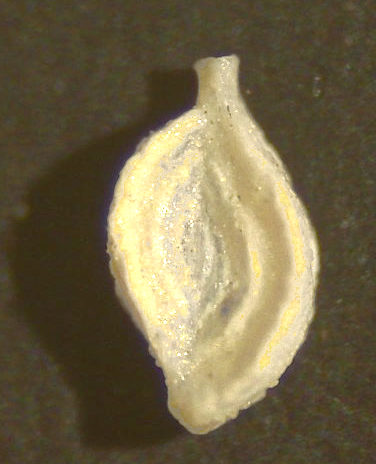
#> input picture data/audit_images/image.tif, 376 x 464 px
$ python -i preprocess.py   (imports and definitions only)
#> lines starting #> are read from the running program, lines starting #| are printed output that depends on the picture; after the words box and inside, x2 and y2 are one past the last pixel; in counts of white or black regions, pixels touching at a corner belong together
#> further down, picture is the input picture: PIL image 376x464 RGB; mean R, G, B 115.3, 103.3, 73.7
from __future__ import annotations

from PIL import Image, ImageOps


def _letterbox(im: Image.Image, size: int) -> Image.Image:
    im = im.convert("RGB")
    return ImageOps.pad(im, (size, size), method=Image.Resampling.BICUBIC, color=(0, 0, 0))


def _autocrop_otsu_bbox(
    im: Image.Image,
    *,
    margin_frac: float = 0.06,
    min_area_frac: float = 0.01,
) -> Image.Image:
    # Keep inference dependency-light; mirror the training resize autocrop behavior.
#> called with margin_frac = 0.06, min_area_frac = 0.01
    import numpy as np

    rgb = im.convert("RGB")
    g = np.array(rgb.convert("L"), dtype=np.uint8)
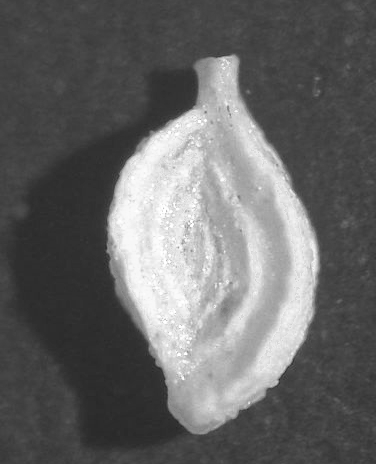
#> g: shape (464, 376); min 37, max 255, mean 103.5
    h, w = g.shape
#> h = 464; w = 376
    if h < 4 or w < 4:
        return rgb

    hist = np.bincount(g.reshape(-1), minlength=256).astype(np.float64)
#> hist = 256 values, max 9437 at index 68, min 0 at index 0, mean 681.5
    total = float(g.size)
#> total = 174464
    if total <= 0:
        return rgb
    p = hist / total
#> p = 256 values, max 0.0541 at index 68, min 0 at index 0, mean 0.00391
    omega = np.cumsum(p)
#> omega = 256 values from 0 to 1
    mu = np.cumsum(p * np.arange(256))
#> mu = 256 values from 0 to 103.5
    mu_t = mu[-1]
#> mu_t = 103.5
    denom = omega * (1.0 - omega)
#> denom = 256 values, max 0.249 at index 68, min 0 at index 0, mean 0.127
    denom[denom == 0] = np.nan
    sigma_b2 = (mu_t * omega - mu) ** 2 / denom
    t = int(np.nanargmax(sigma_b2))
#> t = 132

    m_hi = g > t
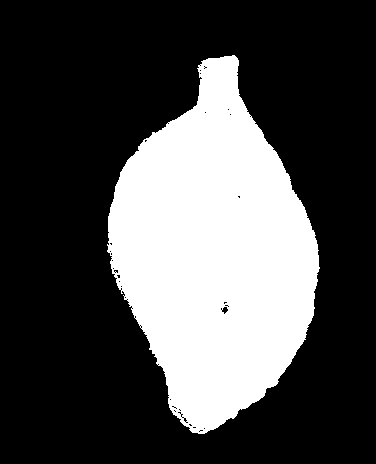
#> m_hi: shape (464, 376) bool; 29.1% white; 1 white region, box (x1, y1, x2, y2) and area: (107, 55, 320, 434) 50797
    m_lo = g < t
#> m_lo: shape (464, 376) bool; 70.8% white; 1 black region, box (x1, y1, x2, y2) and area: (107, 55, 320, 434) 50879

    def _bbox(mask):
        ys, xs = np.where(mask)
        if ys.size == 0:
            return None
        y0, y1 = int(ys.min()), int(ys.max()) + 1
        x0, x1 = int(xs.min()), int(xs.max()) + 1
        return x0, y0, x1, y1

    cand = []
    for m in (m_hi, m_lo):
        area = float(np.count_nonzero(m))
        if area / total < float(min_area_frac):
            continue
        if area / total > 0.95:
            continue
        bb = _bbox(m)
        if bb is not None:
            cand.append((area, bb))
#> this loop made 2 passes
#> (area, y0 in _bbox, y1 in _bbox, x0 in _bbox, x1 in _bbox, bb) on passes 1 to 2: (50797, 55, 434, 107, 320, (107, 55, 320, 434)), (123585, 0, 464, 0, 376, (0, 0, 376, 464))
#> after the loop, cand = [(50797, (107, 55, 320, 434)), (123585, (0, 0, 376, 464))]
    if not cand:
        return rgb

    _, (x0, y0, x1, y1) = sorted(cand, key=lambda z: z[0])[0]
#> x0 = 107; y0 = 55; x1 = 320; y1 = 434
    bw = max(1, x1 - x0)
#> bw = 213
    bh = max(1, y1 - y0)
#> bh = 379
    mx = int(bw * float(margin_frac)) + 2
#> mx = 14
    my = int(bh * float(margin_frac)) + 2
#> my = 24
    x0 = max(0, x0 - mx)
#> x0 = 93
    y0 = max(0, y0 - my)
#> y0 = 31
    x1 = min(w, x1 + mx)
#> x1 = 334
    y1 = min(h, y1 + my)
#> y1 = 458
    if (x1 - x0) < 4 or (y1 - y0) < 4:
        return rgb
    return rgb.crop((x0, y0, x1, y1))
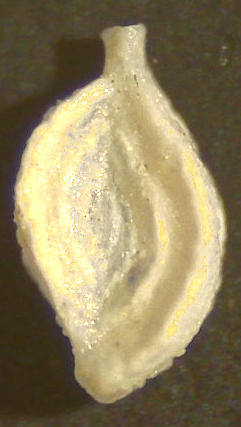
#> returned value: PIL image 241x427 RGB; mean R, G, B 145.1, 131.7, 96.7

>>> from PIL import Image
>>> picture = Image.open('../../data/audit_images/image.tif')
>>> result = _autocrop_otsu_bbox(picture)
